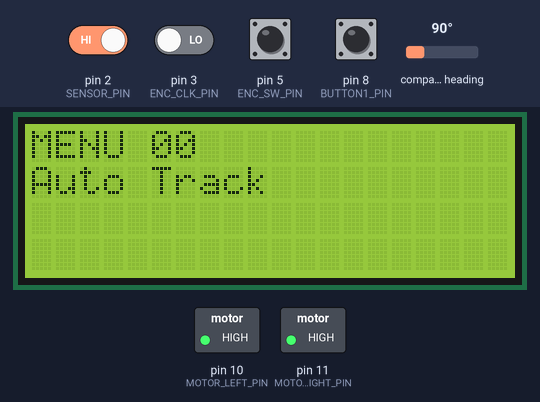
A sketch run on a simulated Arduino Uno, built with avr-gcc and run on an emulated ATmega328P. Shown: 20×4 character LCD, switched loads named in the sketch (green lamp = pin HIGH). The inputs (shaded band) are chosen by the test bench; at power-on: pin 2 (SENSOR_PIN), pin 5 (ENC_SW_PIN) HIGH, pin 3 (ENC_CLK_PIN), pin 8 (BUTTON1_PIN) LOW, compass heading 90°.

Above: at 6.3 s.
6.4 s: pin 5 (ENC_SW_PIN) pulled LOW for 0.15 s
At 7.8 s:
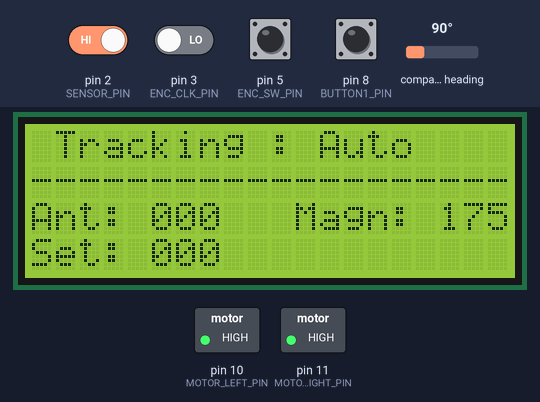
8.1 s: pin 2 (SENSOR_PIN) driven LOW
At 8.2 s:
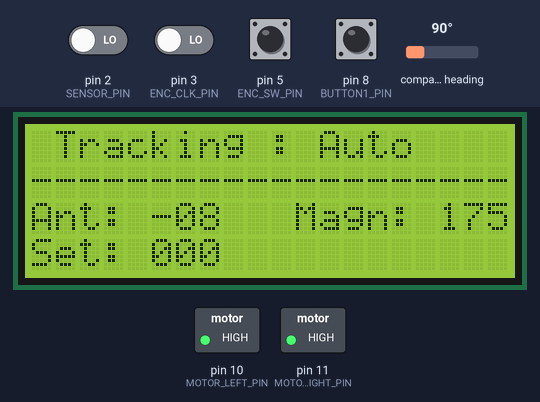
9.6 s: pin 5 (ENC_SW_PIN) pulled LOW for 1 s
At 10.71 s:
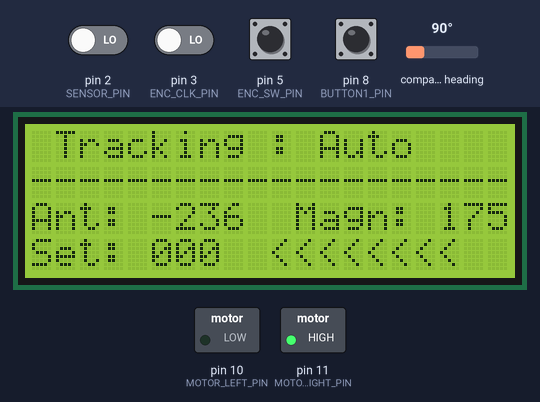
12.3 s: pin 8 (BUTTON1_PIN) pulled HIGH for 0.15 s
At 13.1 s:
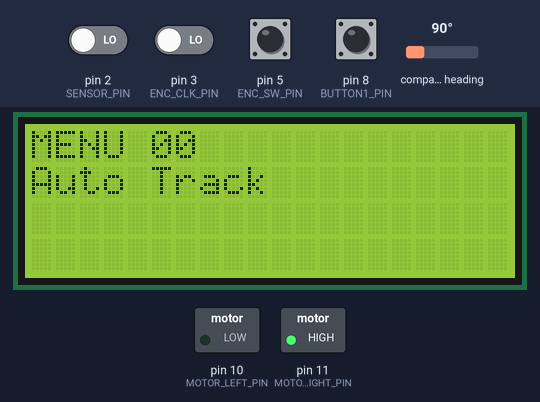
14.1 s: pin 5 (ENC_SW_PIN) pulled LOW for 0.15 s
At 14.44 s:
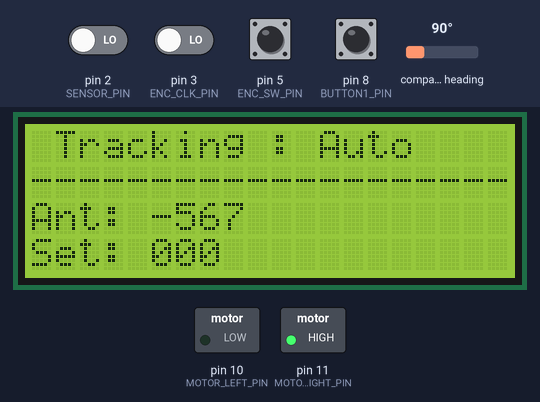
15.8 s: compass heading set to 7°
At 16.17 s:
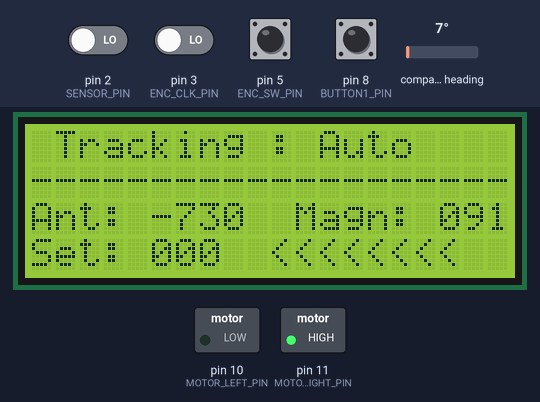
Timing chart, 0 to 18.6 s (numbered marks = the images above; inputs shaded):
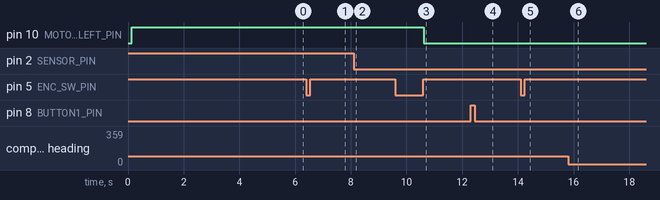

The sketch:

rotor_hmc5883.ino
```cpp
#include <Wire.h>
#include <HMC5883L.h>
#include <LiquidCrystal_I2C.h>
LiquidCrystal_I2C lcd(0x27,20,4);
HMC5883L compass;

// pin definitions
#define ENC_CLK_PIN  3
#define ENC_DATA_PIN 4
#define ENC_SW_PIN 5
#define BUTTON1_PIN 8
#define BUTTON2_PIN 9
#define MOTOR_LEFT_PIN 10
#define MOTOR_RIGHT_PIN 11
#define SENSOR_PIN 2

// hmc refresh (ms)
#define HMC_REFRESH_INTERVAL 500

// encoder variables
volatile int enc_data;

// menu variables
# define menuSize 4
char *menu[] ={"Auto Track","Manual Track","Fast Track","Reset Azimuth"};
bool menu_mode = true;            // starting in menu mode
bool AutoTrackEnabled = false;    // AutoTrack mode
bool ManualTrackEnabled = false;  // ManualTrack mode
bool FastTrackEnabled = false;    // FastTrack enable/disable
int FastMultiplier = 10;          // FastTrack multiplier

// antenna variables
volatile unsigned int AzAnt = 0;  // antenna azimuth (real)
unsigned int magn_azim;           // magnetic azimuth (real)
unsigned int AzAnt_old = 0;
unsigned int AzMan = 0;           // manually set azimuth (requested)
unsigned int AzMan_old = 0;
boolean RunTracking = false;      // Rotating enabled
boolean RotateRight = false;      // Rotate direction (right=true, left=false)

// additional variables
const String code_version = "1.1";   // version
char lcd_chars[4];
char lcd_line[20];
volatile unsigned long sens_last_interrupt_time = 0;
volatile unsigned long enc_last_interrupt_time = 0;
unsigned long hmc_previous_millis;


////  setup ////
void setup() {
  lcd.init();
  lcd.begin(20,4);
  lcd.backlight();
  lcd.setBacklight(HIGH);

  pinMode(ENC_CLK_PIN, INPUT);
  pinMode(ENC_DATA_PIN, INPUT);
  pinMode(ENC_SW_PIN, INPUT_PULLUP);
  pinMode(BUTTON1_PIN, INPUT);
  pinMode(BUTTON2_PIN, INPUT);

  pinMode(MOTOR_LEFT_PIN, OUTPUT);
  pinMode(MOTOR_RIGHT_PIN, OUTPUT);

  digitalWrite(MOTOR_RIGHT_PIN, HIGH);
  while (digitalRead(SENSOR_PIN) == LOW)  // rotate motor if sensor stuck in low state
  {
    digitalWrite(MOTOR_LEFT_PIN, LOW);
    delay(80);
  }
  digitalWrite(MOTOR_RIGHT_PIN, HIGH);
  digitalWrite(MOTOR_LEFT_PIN, HIGH);

  attachInterrupt(digitalPinToInterrupt(SENSOR_PIN), sensor_blink, LOW);
  attachInterrupt(digitalPinToInterrupt(ENC_CLK_PIN), enc_inter, RISING);

  displayStartInfo();
  lcd.clear();

  enc_data = 0;
  compass.begin();
  compass.setRange(HMC5883L_RANGE_1_3GA);
  compass.setMeasurementMode(HMC5883L_CONTINOUS);
  compass.setDataRate(HMC5883L_DATARATE_30HZ);
  compass.setSamples(HMC5883L_SAMPLES_8);
  compass.setOffset(150, -289);
}

//// display info on startup ////
void displayStartInfo() {
  lcd.setCursor(0, 0);
  lcd.print("  Sterownik rotora  ");
  delay(500);
  lcd.setCursor(0, 1);
  lcd.print("--------------------");
  delay(500);
  lcd.setCursor(0, 2);
  lcd.print("SQ9NFQ  sq9nfq@wp.pl");
  delay(500);
  lcd.setCursor(0, 3);
  lcd.print("ver: ");
  lcd.setCursor(6,3);
  lcd.print(code_version);
  delay(3500);
}

///// main loop //////
void loop() {
  // menu mode
  if (menu_mode) {   // we are in menu mode
    if (enc_data < 0) {enc_data = 0;}
    if (enc_data > (menuSize - 1)) {enc_data = menuSize - 1;}
    displayMenu();

    // choose menu item
    if (digitalRead(ENC_SW_PIN)==LOW) {   // menu item choose when enc switch pressed
      while(digitalRead(ENC_SW_PIN)==LOW);

      switch(enc_data) {
        case 0:                         // AutoTrack
          AutoTrackEnabled = true;
          menu_mode = false;
          enc_data = AzMan;
          DisplayTrackInfo(0);
          break;

        case 1:                         // ManualTrack
          ManualTrackEnabled = true;
          menu_mode = false;
          enc_data = AzMan;
          DisplayTrackInfo(1);
          break;

        case 2:                         // FastTrack
          FastTrackEnabled = !FastTrackEnabled;
          menu_mode = true;
          break;

        case 3:                         // ResetAzimuth
          AzMan=0;
          AzAnt=0;
          break;
      }
    }
  } else {          // we are not in menu mode, either AutoTracking or ManualTracking
    if (AutoTrackEnabled) {
      RunAutoTrack();
    }
    if (ManualTrackEnabled) {
      RunManualTrack();
    }
  }
}

//// display Menu ////
void displayMenu() {
  lcd.setCursor(0,0);
  lcd.print("MENU ");
  sprintf(lcd_chars, "%02d", enc_data);
  lcd.setCursor(5,0);
  lcd.print(lcd_chars);
  lcd.setCursor(7,0);
  lcd.print("           ");
  lcd.setCursor(0,1);
  sprintf(lcd_line, "%-20s", menu[enc_data]);
  lcd.print(lcd_line);
  lcd.setCursor(0,2);
  lcd.print("                    ");

  switch(enc_data) {
    case 2:                 // display if menu 2 chosen
      lcd.setCursor(0,3);
      if (FastTrackEnabled) {
        lcd.print("enabled             ");
      } else {
        lcd.print("disabled            ");
      }
      break;

    case 3:                 // display if menu 3 chosen
      lcd.setCursor(0,3);
      lcd.print("Ant: ");
      sprintf(lcd_chars, "%03d", AzAnt);
      lcd.setCursor(5,3);
      lcd.print(lcd_chars);

      lcd.setCursor(12,3);
      lcd.print("Set: ");
      sprintf(lcd_chars, "%03d", AzMan);
      lcd.setCursor(17,3);
      lcd.print(lcd_chars);
      break;

    default:
      lcd.setCursor(0,3);
      lcd.print("                    ");
  }
}

//// Auto Tracking ////
void RunAutoTrack() {
  Tracking();

  if (digitalRead(BUTTON1_PIN)==HIGH) {     // exit RunAutoTrack and go back to menu mode if button1 pressed and released
    while(digitalRead(BUTTON1_PIN)==HIGH);
    menu_mode = true;
    AutoTrackEnabled = false;
    enc_data = 0;
  }

  if (digitalRead(ENC_SW_PIN)==LOW) {   // in AutoTrack mode start tracking antenna when sw button pressed
    while(digitalRead(ENC_SW_PIN)==LOW);
    if (RunTracking==false) {
      RunTracking=true;
    } else {
      RunTracking=false;                // stop rotation immediately
      if (digitalRead(SENSOR_PIN)==LOW) { delay(80); }
      digitalWrite(MOTOR_RIGHT_PIN, HIGH);
      digitalWrite(MOTOR_LEFT_PIN, HIGH);
      lcd.setCursor(10,3);
      lcd.print("        ");
    }
  }
}

//// Manual Tracking ////
void RunManualTrack() {
  Tracking();
  RunTracking = true;   // in ManualTrack mode antenna tracked all time until exit to menu

  if (digitalRead(BUTTON1_PIN)==HIGH) {     // exit RunAutoTrack and go back to menu mode if button1 pressed and released
    while(digitalRead(BUTTON1_PIN)==HIGH);
    menu_mode = true;
    ManualTrackEnabled = false;
    RunTracking = false;
    enc_data = 0;
  }
}

//// Antenna tracking - common function ////
void Tracking() {
  if (RunTracking) { RotateAntenna(); }

  if (enc_data < 0) { enc_data = 0; };
  if (enc_data > 35 && FastTrackEnabled) { enc_data = 35; }
  if (enc_data > 359 && !FastTrackEnabled) { enc_data = 359; }

  if (FastTrackEnabled) {
    AzMan = enc_data * FastMultiplier;
  } else {
    AzMan = enc_data;
  }

  if (AzMan != AzMan_old) {
    display_AzMan();
    AzMan_old = AzMan;
  }
  if (AzAnt != AzAnt_old) {
    display_AzAnt();
    AzAnt_old = AzAnt;
  }
  display_AzMag();
}


//// display only AzMan ////
void display_AzMan() {
  sprintf(lcd_chars, "%03d", AzMan);
  lcd.setCursor(5,3);
  lcd.print(lcd_chars);
}

//// display only AzAnt ////
void display_AzAnt() {
  sprintf(lcd_chars, "%03d", AzAnt);
  lcd.setCursor(5,2);
  lcd.print(lcd_chars);
}

//// display only magnetic azimuth ////
void display_AzMag() {
  lcd.setCursor(11,2);
  lcd.print("Magn: ");
  GetMagneticAzimuth();
  sprintf(lcd_chars, "%03d", magn_azim);
  lcd.setCursor(17,2);
  lcd.print(lcd_chars);
}

//// display lcd info in Tracking mode (auto and manual) ////
void DisplayTrackInfo(byte trackmode) {
  lcd.setCursor(0,0);
  switch(trackmode) {
    case 0:
      lcd.print(" Tracking : Auto    ");
      break;
    case 1:
      lcd.print(" Tracking : Manual  ");
      break;
  }
  lcd.setCursor(0,1);
  lcd.print("--------------------");
  lcd.setCursor(0,2);
  lcd.print("Ant: ");
  sprintf(lcd_chars, "%03d", AzAnt);
  lcd.setCursor(5,2);
  lcd.print(lcd_chars);

  lcd.setCursor(0,3);
  lcd.print("Set: ");
  sprintf(lcd_chars, "%03d", AzMan);
  lcd.setCursor(5,3);
  lcd.print(lcd_chars);
  lcd.setCursor(10,2);
}

//// Get HMC5883L azimuth ////
void GetMagneticAzimuth() {
  unsigned long currentMillis = millis();
  if (currentMillis - hmc_previous_millis >= HMC_REFRESH_INTERVAL) {
    hmc_previous_millis = currentMillis;
    Vector norm = compass.readNormalize();
    float heading = atan2(norm.YAxis, norm.XAxis);
    float correctionAngle = 85 / (180 / M_PI);
    heading += correctionAngle;
    if (heading < 0)      { heading += 2 * PI; }
    if (heading > 2 * PI) { heading -= 2 * PI; }
    magn_azim = heading * 180/M_PI;
  }
}


//// Antenna rotation ////
void RotateAntenna() {
  // Rotate left
  if (AzMan < AzAnt) {
    RotateRight = false;
    lcd.setCursor(10,3);
    lcd.print("<<<<<<<<");
    digitalWrite(MOTOR_LEFT_PIN, LOW);
  }

  // Rotate right
  if (AzMan > AzAnt) {
    RotateRight = true;
    lcd.setCursor(10,3);
    lcd.print(">>>>>>>>");
    digitalWrite(MOTOR_RIGHT_PIN, LOW);
  }

  // if we rotate left and condition reached then stop rotating
  if ((RotateRight==false) && (AzAnt <= AzMan)) {
    RunTracking = false;
    lcd.setCursor(10,3);
    lcd.print("        ");
    if (digitalRead(SENSOR_PIN)==LOW) { delay(20); }
    digitalWrite(MOTOR_LEFT_PIN, HIGH);
  }

  // if we rotate right and condition reached then stop rotating
  if ((RotateRight==true) && (AzAnt >= AzMan)) {
    RunTracking = false;
    lcd.setCursor(10,3);
    lcd.print("        ");
    if (digitalRead(SENSOR_PIN)==LOW) { delay(20); }
    digitalWrite(MOTOR_RIGHT_PIN, HIGH);
  }
}

//// function called by sensor interrupt ////
void sensor_blink() {
  unsigned long now_millis = millis();
  if ((now_millis - sens_last_interrupt_time) > 10) {
    sens_last_interrupt_time = now_millis;
    if (RotateRight) { AzAnt++; } else { AzAnt--; }
  }
}

//// function called by encoder interrupt (CLK rise) ////
void enc_inter() {
  unsigned long now_millis = millis();
  if ((now_millis - enc_last_interrupt_time) > 4) {
    enc_last_interrupt_time = now_millis;
    delayMicroseconds(500);
    if(digitalRead(ENC_DATA_PIN)) {
      enc_data++;
    } else {
      enc_data--;
    }
  }
}
```

Measured:
- after the input at 6.4 s, the display: first changes after 0.21 s (image 1 shows a later state)
- after the input at 8.1 s, the display: first changes after 0.08 s (image 2 shows a later state)
- after the input at 9.6 s, pin 10 (MOTOR_LEFT_PIN): HIGH → LOW after 1.0 s; the display: first changes after 1.1 s (image 3 shows a later state)
- after the input at 14.1 s, the display: changes after 0.29 s (image 5)
